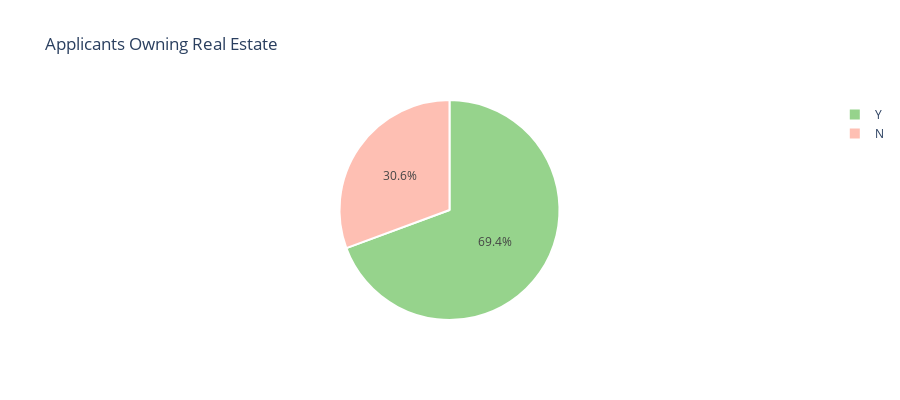
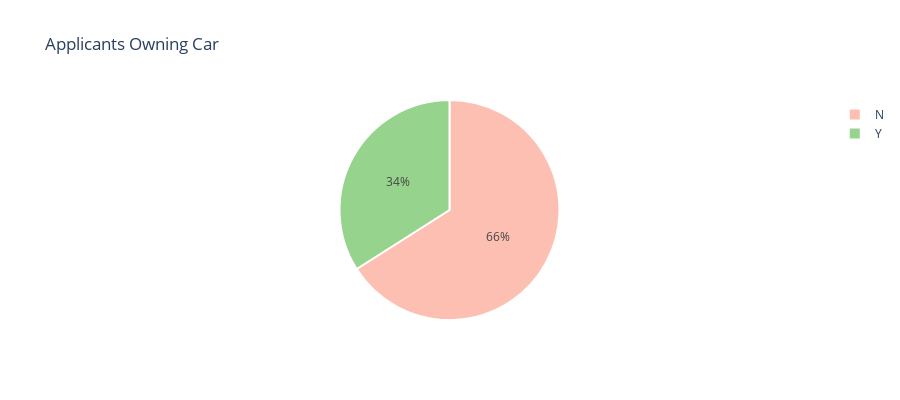
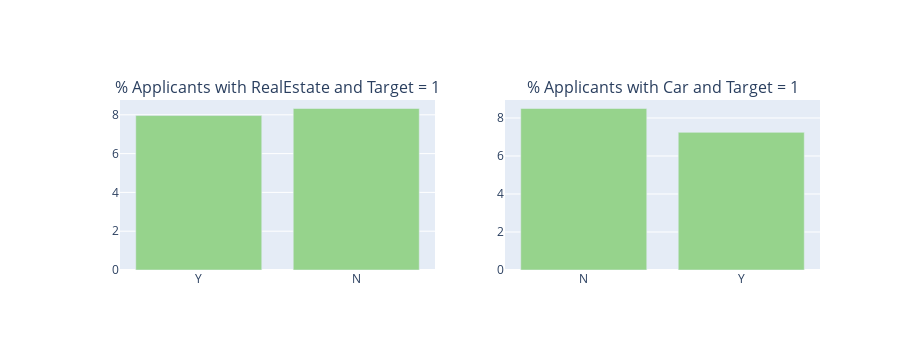

The notebook cell these images were saved under, in order:
### Markdown cell above
> Married people have applied for a larger number of loan applications about 196K, However, people having Civil Marriage has the highest percentage (about 10%) of loan problems and challenges. 

### <a href="2.5">2.5. Does applicants own Real Estate or Car ?</a>

### Code cell
## real estate 
t = app_train['FLAG_OWN_REALTY'].value_counts()
labels = t.index
values = t.values
colors = ['#96D38C','#FEBFB3']
trace = go.Pie(labels=labels, values=values,
                
               textfont=dict(size=12),
               marker=dict(colors=colors,
                           line=dict(color='#fff', width=2)))
layout = go.Layout(title='Applicants Owning Real Estate', height=400)
fig = go.Figure(data=[trace], layout=layout)
iplot(fig)


t = app_train['FLAG_OWN_CAR'].value_counts()
labels = t.index
values = t.values
colors = ['#FEBFB3','#96D38C']
trace = go.Pie(labels=labels, values=values,
                
               textfont=dict(size=12),
               marker=dict(colors=colors,
                           line=dict(color='#fff', width=2)))
layout = go.Layout(title='Applicants Owning Car', height=400)
fig = go.Figure(data=[trace], layout=layout)
iplot(fig)


tr1, tr2 = gp('FLAG_OWN_REALTY', 'Applicants Owning Real Estate wrt Target Variable')
tr3, tr4 = gp('FLAG_OWN_CAR', 'Applicants Owning Car wrt Target Variable')
fig = tools.make_subplots(rows=1, cols=2, print_grid=False, 
                          subplot_titles = ["% Applicants with RealEstate and Target = 1", "% Applicants with Car and Target = 1"])
fig.append_trace(tr1, 1, 1);
fig.append_trace(tr3, 1, 2);
fig['layout'].update(height=350, showlegend=False, margin=dict(l=120));
iplot(fig);

### Figure 1 — Plotly figure (JSON) as saved in the notebook; plotly's stock layout.template omitted (floating-point values rounded to 4 significant figures)
{"data": [{"labels": ["Y", "N"], "marker": {"colors": ["#96D38C", "#FEBFB3"], "line": {"color": "#fff", "width": 2}}, "textfont": {"size": 12}, "type": "pie", "values": [213312, 94199]}], "layout": {"height": 400, "title": {"text": "Applicants Owning Real Estate"}}}

### Figure 2 — Plotly figure (JSON) as saved in the notebook; plotly's stock layout.template omitted (floating-point values rounded to 4 significant figures)
{"data": [{"labels": ["N", "Y"], "marker": {"colors": ["#FEBFB3", "#96D38C"], "line": {"color": "#fff", "width": 2}}, "textfont": {"size": 12}, "type": "pie", "values": [202924, 104587]}], "layout": {"height": 400, "title": {"text": "Applicants Owning Car"}}}

### Figure 3 — Plotly figure (JSON) as saved in the notebook; plotly's stock layout.template omitted (floating-point values rounded to 4 significant figures)
{"data": [{"marker": {"color": "#96D38C"}, "name": "Target : 1", "type": "bar", "x": ["Y", "N"], "xaxis": "x", "y": [7.962, 8.325], "yaxis": "y"}, {"marker": {"color": "#96D38C"}, "name": "Target : 1", "type": "bar", "x": ["N", "Y"], "xaxis": "x2", "y": [8.5, 7.244], "yaxis": "y2"}], "layout": {"annotations": [{"font": {"size": 16}, "showarrow": false, "text": "% Applicants with RealEstate and Target = 1", "x": 0.225, "xanchor": "center", "xref": "paper", "y": 1, "yanchor": "bottom", "yref": "paper"}, {"font": {"size": 16}, "showarrow": false, "text": "% Applicants with Car and Target = 1", "x": 0.775, "xanchor": "center", "xref": "paper", "y": 1, "yanchor": "bottom", "yref": "paper"}], "height": 350, "margin": {"l": 120}, "showlegend": false, "xaxis": {"anchor": "y", "domain": [0, 0.45]}, "xaxis2": {"anchor": "y2", "domain": [0.55, 1]}, "yaxis": {"anchor": "x", "domain": [0, 1]}, "yaxis2": {"anchor": "x2", "domain": [0, 1]}}}
